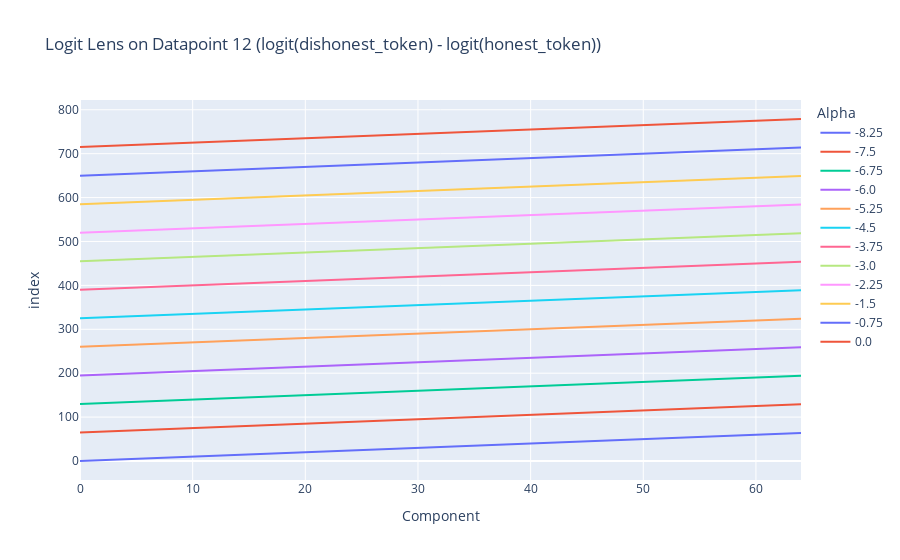

The code cell stored with this chart in its notebook:
### Code cell
px.line(
    df,
    x='Component',
    title="Logit Lens on Datapoint 12 (logit(dishonest_token) - logit(honest_token))",
    labels={
        'x': 'Component',
        'y': 'Logit Difference',
    },
    color='Alpha',
)

### Figure 1 — Plotly figure (JSON) as saved in the notebook; plotly's stock layout.template omitted (floating-point values rounded to 4 significant figures)
{"data": [{"hovertemplate": "Alpha=-8.25<br>Component=%{x}<br>index=%{y}<extra></extra>", "legendgroup": "-8.25", "line": {"color": "#636efa", "dash": "solid"}, "marker": {"symbol": "circle"}, "mode": "lines", "name": "-8.25", "orientation": "h", "showlegend": true, "type": "scatter", "x": [0, 1, 2, 3, 4, 5, 6, 7, 8, 9, 10, 11, 12, 13, 14, 15, 16, 17, 18, 19, 20, 21, 22, 23, 24, 25, 26, 27, 28, 29, 30, 31, 32, 33, 34, 35, 36, 37, 38, 39, 40, 41, 42, 43, 44, 45, 46, 47, 48, 49, 50, 51, 52, 53, 54, 55, 56, 57, 58, 59, 60, 61, 62, 63, 64], "xaxis": "x", "y": [0, 1, 2, 3, 4, 5, 6, 7, 8, 9, 10, 11, 12, 13, 14, 15, 16, 17, 18, 19, 20, 21, 22, 23, 24, 25, 26, 27, 28, 29, 30, 31, 32, 33, 34, 35, 36, 37, 38, 39, 40, 41, 42, 43, 44, 45, 46, 47, 48, 49, 50, 51, 52, 53, 54, 55, 56, 57, 58, 59, 60, 61, 62, 63, 64], "yaxis": "y"}, {"hovertemplate": "Alpha=-7.5<br>Component=%{x}<br>index=%{y}<extra></extra>", "legendgroup": "-7.5", "line": {"color": "#EF553B", "dash": "solid"}, "marker": {"symbol": "circle"}, "mode": "lines", "name": "-7.5", "orientation": "h", "showlegend": true, "type": "scatter", "x": [0, 1, 2, 3, 4, 5, 6, 7, 8, 9, 10, 11, 12, 13, 14, 15, 16, 17, 18, 19, 20, 21, 22, 23, 24, 25, 26, 27, 28, 29, 30, 31, 32, 33, 34, 35, 36, 37, 38, 39, 40, 41, 42, 43, 44, 45, 46, 47, 48, 49, 50, 51, 52, 53, 54, 55, 56, 57, 58, 59, 60, 61, 62, 63, 64], "xaxis": "x", "y": [65, 66, 67, 68, 69, 70, 71, 72, 73, 74, 75, 76, 77, 78, 79, 80, 81, 82, 83, 84, 85, 86, 87, 88, 89, 90, 91, 92, 93, 94, 95, 96, 97, 98, 99, 100, 101, 102, 103, 104, 105, 106, 107, 108, 109, 110, 111, 112, 113, 114, 115, 116, 117, 118, 119, 120, 121, 122, 123, 124, 125, 126, 127, 128, 129], "yaxis": "y"}, {"hovertemplate": "Alpha=-6.75<br>Component=%{x}<br>index=%{y}<extra></extra>", "legendgroup": "-6.75", "line": {"color": "#00cc96", "dash": "solid"}, "marker": {"symbol": "circle"}, "mode": "lines", "name": "-6.75", "orientation": "h", "showlegend": true, "type": "scatter", "x": [0, 1, 2, 3, 4, 5, 6, 7, 8, 9, 10, 11, 12, 13, 14, 15, 16, 17, 18, 19, 20, 21, 22, 23, 24, 25, 26, 27, 28, 29, 30, 31, 32, 33, 34, 35, 36, 37, 38, 39, 40, 41, 42, 43, 44, 45, 46, 47, 48, 49, 50, 51, 52, 53, 54, 55, 56, 57, 58, 59, 60, 61, 62, 63, 64], "xaxis": "x", "y": [130, 131, 132, 133, 134, 135, 136, 137, 138, 139, 140, 141, 142, 143, 144, 145, 146, 147, 148, 149, 150, 151, 152, 153, 154, 155, 156, 157, 158, 159, 160, 161, 162, 163, 164, 165, 166, 167, 168, 169, 170, 171, 172, 173, 174, 175, 176, 177, 178, 179, 180, 181, 182, 183, 184, 185, 186, 187, 188, 189, 190, 191, 192, 193, 194], "yaxis": "y"}, {"hovertemplate": "Alpha=-6.0<br>Component=%{x}<br>index=%{y}<extra></extra>", "legendgroup": "-6.0", "line": {"color": "#ab63fa", "dash": "solid"}, "marker": {"symbol": "circle"}, "mode": "lines", "name": "-6.0", "orientation": "h", "showlegend": true, "type": "scatter", "x": [0, 1, 2, 3, 4, 5, 6, 7, 8, 9, 10, 11, 12, 13, 14, 15, 16, 17, 18, 19, 20, 21, 22, 23, 24, 25, 26, 27, 28, 29, 30, 31, 32, 33, 34, 35, 36, 37, 38, 39, 40, 41, 42, 43, 44, 45, 46, 47, 48, 49, 50, 51, 52, 53, 54, 55, 56, 57, 58, 59, 60, 61, 62, 63, 64], "xaxis": "x", "y": [195, 196, 197, 198, 199, 200, 201, 202, 203, 204, 205, 206, 207, 208, 209, 210, 211, 212, 213, 214, 215, 216, 217, 218, 219, 220, 221, 222, 223, 224, 225, 226, 227, 228, 229, 230, 231, 232, 233, 234, 235, 236, 237, 238, 239, 240, 241, 242, 243, 244, 245, 246, 247, 248, 249, 250, 251, 252, 253, 254, 255, 256, 257, 258, 259], "yaxis": "y"}, {"hovertemplate": "Alpha=-5.25<br>Component=%{x}<br>index=%{y}<extra></extra>", "legendgroup": "-5.25", "line": {"color": "#FFA15A", "dash": "solid"}, "marker": {"symbol": "circle"}, "mode": "lines", "name": "-5.25", "orientation": "h", "showlegend": true, "type": "scatter", "x": [0, 1, 2, 3, 4, 5, 6, 7, 8, 9, 10, 11, 12, 13, 14, 15, 16, 17, 18, 19, 20, 21, 22, 23, 24, 25, 26, 27, 28, 29, 30, 31, 32, 33, 34, 35, 36, 37, 38, 39, 40, 41, 42, 43, 44, 45, 46, 47, 48, 49, 50, 51, 52, 53, 54, 55, 56, 57, 58, 59, 60, 61, 62, 63, 64], "xaxis": "x", "y": [260, 261, 262, 263, 264, 265, 266, 267, 268, 269, 270, 271, 272, 273, 274, 275, 276, 277, 278, 279, 280, 281, 282, 283, 284, 285, 286, 287, 288, 289, 290, 291, 292, 293, 294, 295, 296, 297, 298, 299, 300, 301, 302, 303, 304, 305, 306, 307, 308, 309, 310, 311, 312, 313, 314, 315, 316, 317, 318, 319, 320, 321, 322, 323, 324], "yaxis": "y"}, {"hovertemplate": "Alpha=-4.5<br>Component=%{x}<br>index=%{y}<extra></extra>", "legendgroup": "-4.5", "line": {"color": "#19d3f3", "dash": "solid"}, "marker": {"symbol": "circle"}, "mode": "lines", "name": "-4.5", "orientation": "h", "showlegend": true, "type": "scatter", "x": [0, 1, 2, 3, 4, 5, 6, 7, 8, 9, 10, 11, 12, 13, 14, 15, 16, 17, 18, 19, 20, 21, 22, 23, 24, 25, 26, 27, 28, 29, 30, 31, 32, 33, 34, 35, 36, 37, 38, 39, 40, 41, 42, 43, 44, 45, 46, 47, 48, 49, 50, 51, 52, 53, 54, 55, 56, 57, 58, 59, 60, 61, 62, 63, 64], "xaxis": "x", "y": [325, 326, 327, 328, 329, 330, 331, 332, 333, 334, 335, 336, 337, 338, 339, 340, 341, 342, 343, 344, 345, 346, 347, 348, 349, 350, 351, 352, 353, 354, 355, 356, 357, 358, 359, 360, 361, 362, 363, 364, 365, 366, 367, 368, 369, 370, 371, 372, 373, 374, 375, 376, 377, 378, 379, 380, 381, 382, 383, 384, 385, 386, 387, 388, 389], "yaxis": "y"}, {"hovertemplate": "Alpha=-3.75<br>Component=%{x}<br>index=%{y}<extra></extra>", "legendgroup": "-3.75", "line": {"color": "#FF6692", "dash": "solid"}, "marker": {"symbol": "circle"}, "mode": "lines", "name": "-3.75", "orientation": "h", "showlegend": true, "type": "scatter", "x": [0, 1, 2, 3, 4, 5, 6, 7, 8, 9, 10, 11, 12, 13, 14, 15, 16, 17, 18, 19, 20, 21, 22, 23, 24, 25, 26, 27, 28, 29, 30, 31, 32, 33, 34, 35, 36, 37, 38, 39, 40, 41, 42, 43, 44, 45, 46, 47, 48, 49, 50, 51, 52, 53, 54, 55, 56, 57, 58, 59, 60, 61, 62, 63, 64], "xaxis": "x", "y": [390, 391, 392, 393, 394, 395, 396, 397, 398, 399, 400, 401, 402, 403, 404, 405, 406, 407, 408, 409, 410, 411, 412, 413, 414, 415, 416, 417, 418, 419, 420, 421, 422, 423, 424, 425, 426, 427, 428, 429, 430, 431, 432, 433, 434, 435, 436, 437, 438, 439, 440, 441, 442, 443, 444, 445, 446, 447, 448, 449, 450, 451, 452, 453, 454], "yaxis": "y"}, {"hovertemplate": "Alpha=-3.0<br>Component=%{x}<br>index=%{y}<extra></extra>", "legendgroup": "-3.0", "line": {"color": "#B6E880", "dash": "solid"}, "marker": {"symbol": "circle"}, "mode": "lines", "name": "-3.0", "orientation": "h", "showlegend": true, "type": "scatter", "x": [0, 1, 2, 3, 4, 5, 6, 7, 8, 9, 10, 11, 12, 13, 14, 15, 16, 17, 18, 19, 20, 21, 22, 23, 24, 25, 26, 27, 28, 29, 30, 31, 32, 33, 34, 35, 36, 37, 38, 39, 40, 41, 42, 43, 44, 45, 46, 47, 48, 49, 50, 51, 52, 53, 54, 55, 56, 57, 58, 59, 60, 61, 62, 63, 64], "xaxis": "x", "y": [455, 456, 457, 458, 459, 460, 461, 462, 463, 464, 465, 466, 467, 468, 469, 470, 471, 472, 473, 474, 475, 476, 477, 478, 479, 480, 481, 482, 483, 484, 485, 486, 487, 488, 489, 490, 491, 492, 493, 494, 495, 496, 497, 498, 499, 500, 501, 502, 503, 504, 505, 506, 507, 508, 509, 510, 511, 512, 513, 514, 515, 516, 517, 518, 519], "yaxis": "y"}, {"hovertemplate": "Alpha=-2.25<br>Component=%{x}<br>index=%{y}<extra></extra>", "legendgroup": "-2.25", "line": {"color": "#FF97FF", "dash": "solid"}, "marker": {"symbol": "circle"}, "mode": "lines", "name": "-2.25", "orientation": "h", "showlegend": true, "type": "scatter", "x": [0, 1, 2, 3, 4, 5, 6, 7, 8, 9, 10, 11, 12, 13, 14, 15, 16, 17, 18, 19, 20, 21, 22, 23, 24, 25, 26, 27, 28, 29, 30, 31, 32, 33, 34, 35, 36, 37, 38, 39, 40, 41, 42, 43, 44, 45, 46, 47, 48, 49, 50, 51, 52, 53, 54, 55, 56, 57, 58, 59, 60, 61, 62, 63, 64], "xaxis": "x", "y": [520, 521, 522, 523, 524, 525, 526, 527, 528, 529, 530, 531, 532, 533, 534, 535, 536, 537, 538, 539, 540, 541, 542, 543, 544, 545, 546, 547, 548, 549, 550, 551, 552, 553, 554, 555, 556, 557, 558, 559, 560, 561, 562, 563, 564, 565, 566, 567, 568, 569, 570, 571, 572, 573, 574, 575, 576, 577, 578, 579, 580, 581, 582, 583, 584], "yaxis": "y"}, {"hovertemplate": "Alpha=-1.5<br>Component=%{x}<br>index=%{y}<extra></extra>", "legendgroup": "-1.5", "line": {"color": "#FECB52", "dash": "solid"}, "marker": {"symbol": "circle"}, "mode": "lines", "name": "-1.5", "orientation": "h", "showlegend": true, "type": "scatter", "x": [0, 1, 2, 3, 4, 5, 6, 7, 8, 9, 10, 11, 12, 13, 14, 15, 16, 17, 18, 19, 20, 21, 22, 23, 24, 25, 26, 27, 28, 29, 30, 31, 32, 33, 34, 35, 36, 37, 38, 39, 40, 41, 42, 43, 44, 45, 46, 47, 48, 49, 50, 51, 52, 53, 54, 55, 56, 57, 58, 59, 60, 61, 62, 63, 64], "xaxis": "x", "y": [585, 586, 587, 588, 589, 590, 591, 592, 593, 594, 595, 596, 597, 598, 599, 600, 601, 602, 603, 604, 605, 606, 607, 608, 609, 610, 611, 612, 613, 614, 615, 616, 617, 618, 619, 620, 621, 622, 623, 624, 625, 626, 627, 628, 629, 630, 631, 632, 633, 634, 635, 636, 637, 638, 639, 640, 641, 642, 643, 644, 645, 646, 647, 648, 649], "yaxis": "y"}, {"hovertemplate": "Alpha=-0.75<br>Component=%{x}<br>index=%{y}<extra></extra>", "legendgroup": "-0.75", "line": {"color": "#636efa", "dash": "solid"}, "marker": {"symbol": "circle"}, "mode": "lines", "name": "-0.75", "orientation": "h", "showlegend": true, "type": "scatter", "x": [0, 1, 2, 3, 4, 5, 6, 7, 8, 9, 10, 11, 12, 13, 14, 15, 16, 17, 18, 19, 20, 21, 22, 23, 24, 25, 26, 27, 28, 29, 30, 31, 32, 33, 34, 35, 36, 37, 38, 39, 40, 41, 42, 43, 44, 45, 46, 47, 48, 49, 50, 51, 52, 53, 54, 55, 56, 57, 58, 59, 60, 61, 62, 63, 64], "xaxis": "x", "y": [650, 651, 652, 653, 654, 655, 656, 657, 658, 659, 660, 661, 662, 663, 664, 665, 666, 667, 668, 669, 670, 671, 672, 673, 674, 675, 676, 677, 678, 679, 680, 681, 682, 683, 684, 685, 686, 687, 688, 689, 690, 691, 692, 693, 694, 695, 696, 697, 698, 699, 700, 701, 702, 703, 704, 705, 706, 707, 708, 709, 710, 711, 712, 713, 714], "yaxis": "y"}, {"hovertemplate": "Alpha=0.0<br>Component=%{x}<br>index=%{y}<extra></extra>", "legendgroup": "0.0", "line": {"color": "#EF553B", "dash": "solid"}, "marker": {"symbol": "circle"}, "mode": "lines", "name": "0.0", "orientation": "h", "showlegend": true, "type": "scatter", "x": [0, 1, 2, 3, 4, 5, 6, 7, 8, 9, 10, 11, 12, 13, 14, 15, 16, 17, 18, 19, 20, 21, 22, 23, 24, 25, 26, 27, 28, 29, 30, 31, 32, 33, 34, 35, 36, 37, 38, 39, 40, 41, 42, 43, 44, 45, 46, 47, 48, 49, 50, 51, 52, 53, 54, 55, 56, 57, 58, 59, 60, 61, 62, 63, 64], "xaxis": "x", "y": [715, 716, 717, 718, 719, 720, 721, 722, 723, 724, 725, 726, 727, 728, 729, 730, 731, 732, 733, 734, 735, 736, 737, 738, 739, 740, 741, 742, 743, 744, 745, 746, 747, 748, 749, 750, 751, 752, 753, 754, 755, 756, 757, 758, 759, 760, 761, 762, 763, 764, 765, 766, 767, 768, 769, 770, 771, 772, 773, 774, 775, 776, 777, 778, 779], "yaxis": "y"}], "layout": {"legend": {"title": {"text": "Alpha"}, "tracegroupgap": 0}, "title": {"text": "Logit Lens on Datapoint 12 (logit(dishonest_token) - logit(honest_token))"}, "xaxis": {"anchor": "y", "domain": [0, 1], "title": {"text": "Component"}}, "yaxis": {"anchor": "x", "domain": [0, 1], "title": {"text": "index"}}}}
